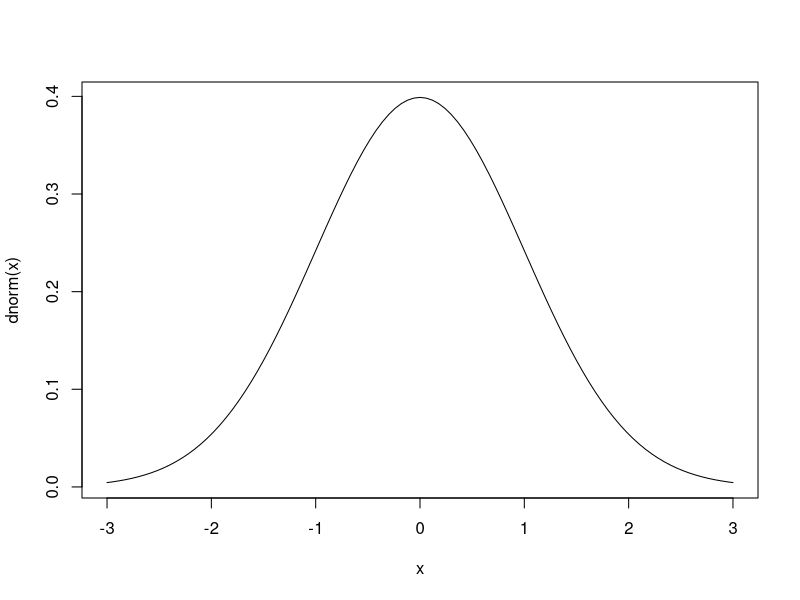
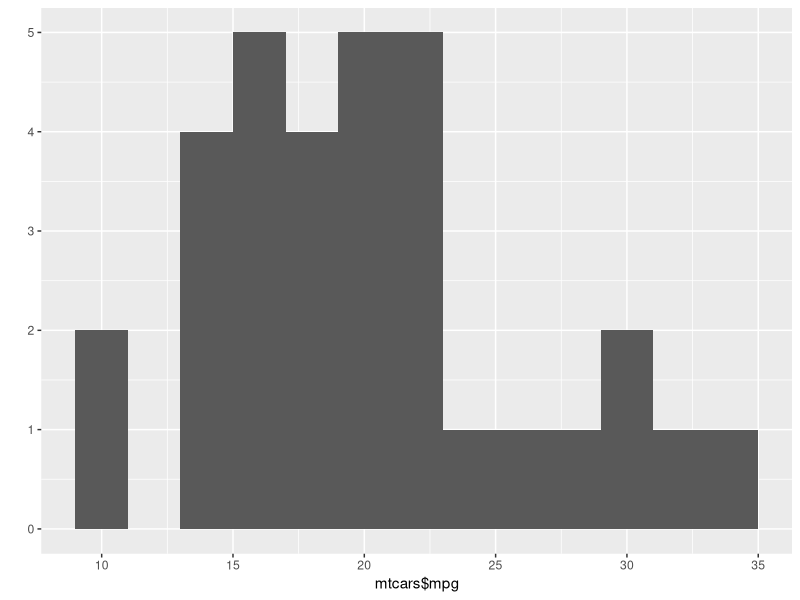
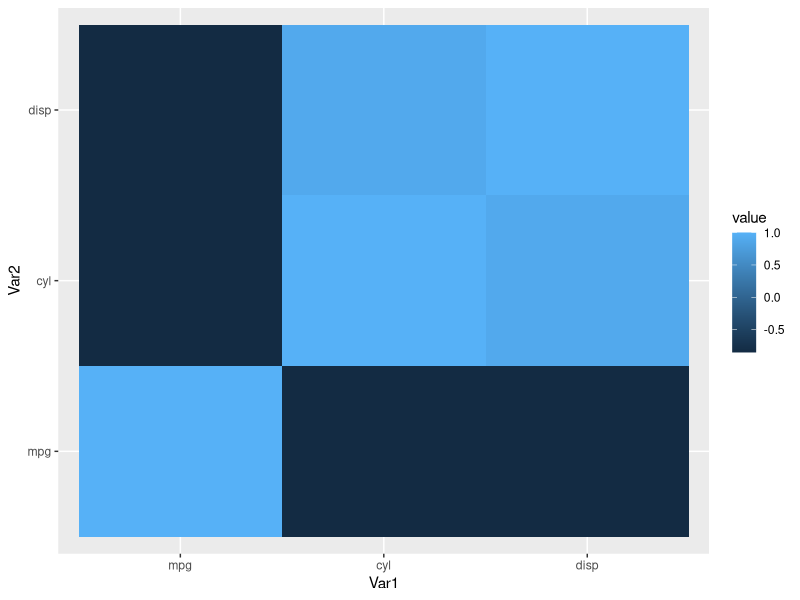

Here is the R script that generated these plots, in order:
sample(1:10)
sample(1:10, size = 5)
sample(c(0, 1), 10, replace = TRUE)

dnorm(0)

dnorm(0, mean = 3, sd = 5) # its sum mean 3 and deviation 5 near by
curve(dnorm, -3, 3)
pnorm(1.5)

str(mtcars)
data(mtcars)
range(mtcars$mpg)
length(mtcars$mpg)
mean(mtcars$mpg)
median(mtcars$mpg)
var(mtcars$mpg)
sd(mtcars$mpg)
IQR(mtcars$mpg)
quantile(mtcars$mpg, 0.67)
max(mtcars$mpg)
min(mtcars$mpg)

summary(mtcars)
table(mtcars$cyl)

library(ggplot2)
qplot(mtcars$mpg, binwidth = 2)

mtcars[1:3]
cov(mtcars[1:3])
cor(mtcars[1:3])

library(reshape2)
?melt
qplot(x = Var1, y = Var2, data = melt(cor(mtcars[1:3])), fill = value, geom = "tile")
